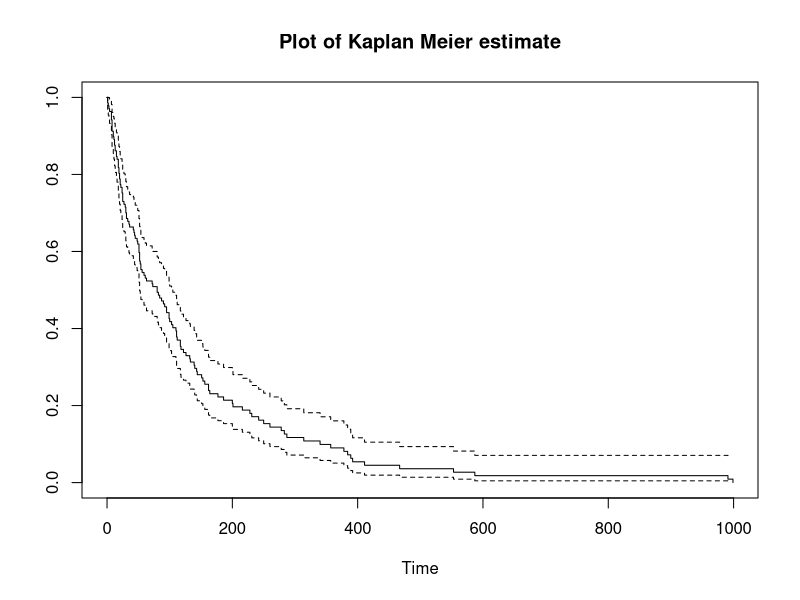
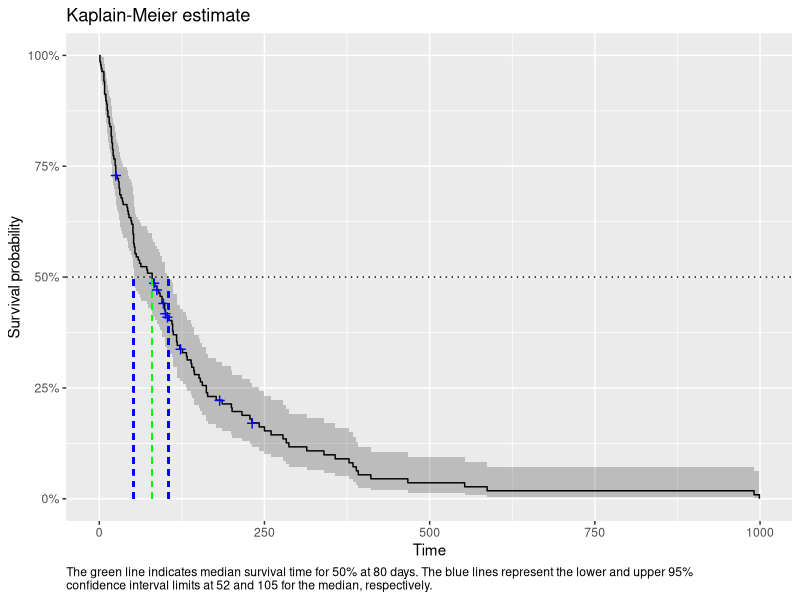

Source code (R) for these figures, in order:
## ---- chunk 1
knitr::opts_chunk$set(echo = TRUE)
## ---- chunk 2
library(ggfortify) # to plot survival curves with ggplot2
library(survival)
library(tidyverse)
## ---- chunk 3
data(veteran)
str(veteran)
## ---- chunk 4
surv_obj <- with(veteran, Surv(time = time, event = status)) # create survival object
head(surv_obj, 20)
## ---- chunk 5
km_model <- survfit(Surv(time = time, event = status) ~ 1, data = veteran)
km_model
## ---- chunk 6
summary(km_model, times = c(1:10, 50*(1:5)))
## ---- chunk 7
km_log <- survfit(Surv(time = time, event = status) ~ 1,
                  conf.type = "log-log",
                  data = veteran)
km_log
## ---- chunk 8
plot(km_model, xlab = "Time", main = "Plot of Kaplan Meier estimate")
## ---- chunk 9
km_table <- summary(km_model)$table # save median
autoplot(km_model,
         conf.int.alpha = 0.2, # opacity of confidence interval
         censor.colour = "blue", # change colour of censor sign
         censor.size = 5,
         xlab = "Time", ylab = "Survival probability", main = "Kaplain-Meier estimate") +
  geom_hline(yintercept = 0.5, linetype = 3) +
  geom_segment(aes(x = km_table["median"], y = 0,
                   xend = km_table["median"], yend = 0.5),
               colour = "green", linetype = "dashed") +
  geom_segment(aes(x = km_table["0.95LCL"], y = 0,
                   xend = km_table["0.95LCL"], yend = 0.5),
               colour = "blue", linetype = "dashed") +
  geom_segment(aes(x = km_table["0.95UCL"], y = 0,
                   xend = km_table["0.95UCL"], yend = 0.5),
               colour = "blue", linetype = "dashed") +
  labs(caption = "The green line indicates median survival time for 50% at 80 days. The blue lines represent the lower and upper 95% \nconfidence interval limits at 52 and 105 for the median, respectively.") +
  theme(plot.caption = element_text(hjust = 0)) #+
  #theme_light(plot.caption = element_text(hjust = 0))
## ---- chunk 10
fh_model <- survfit(Surv(time = time, event = status) ~ 1, type = "fh", data = veteran)
summary(fh_model, times = c(1:10, 50*(1:5)))
## ---- chunk 11
# here no interpretable results are obtained
veteran$status_followup <- 1 - veteran$status
rev_km <- survfit(Surv(time = time, event = status_followup) ~ 1, data = veteran)
